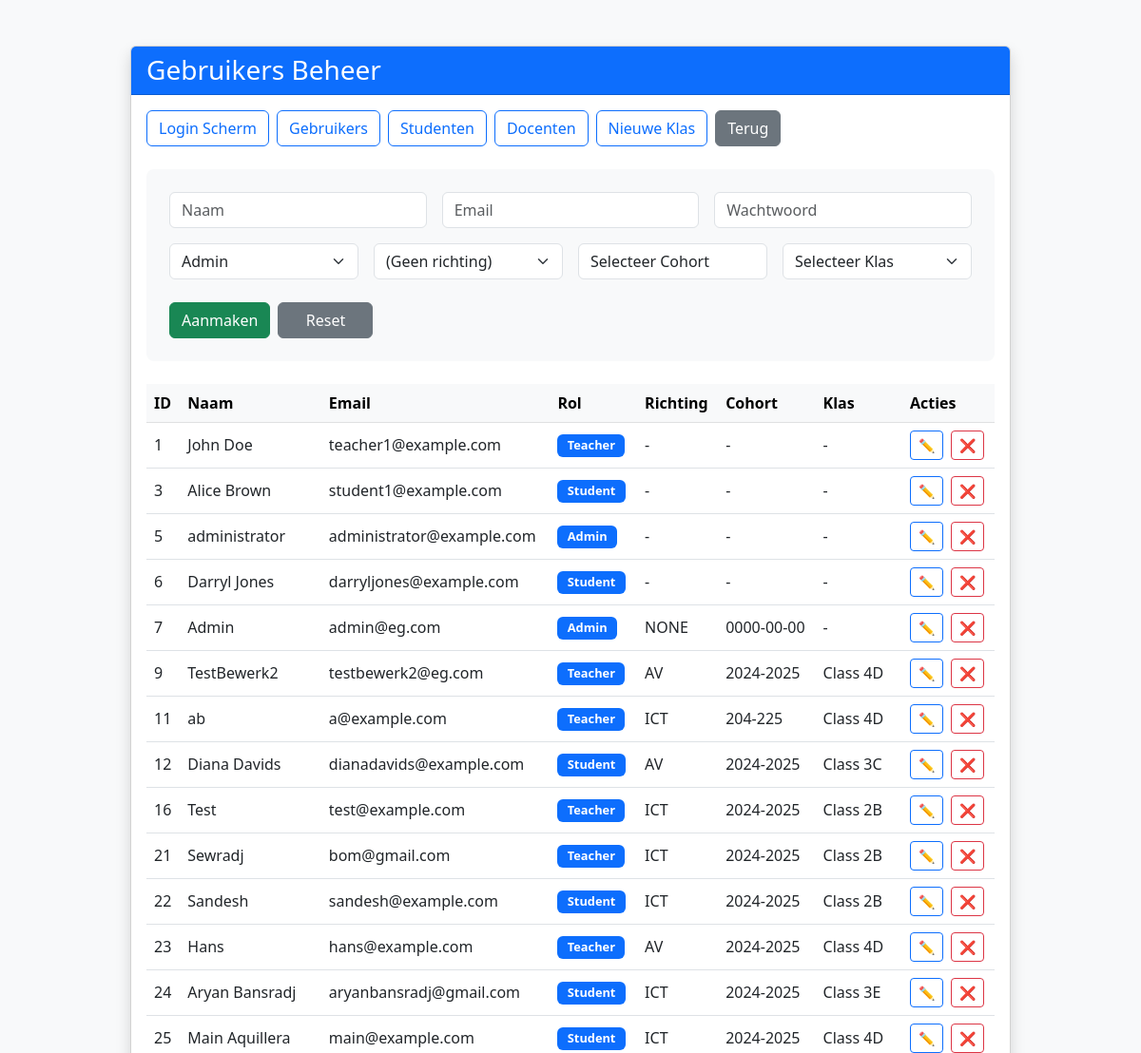
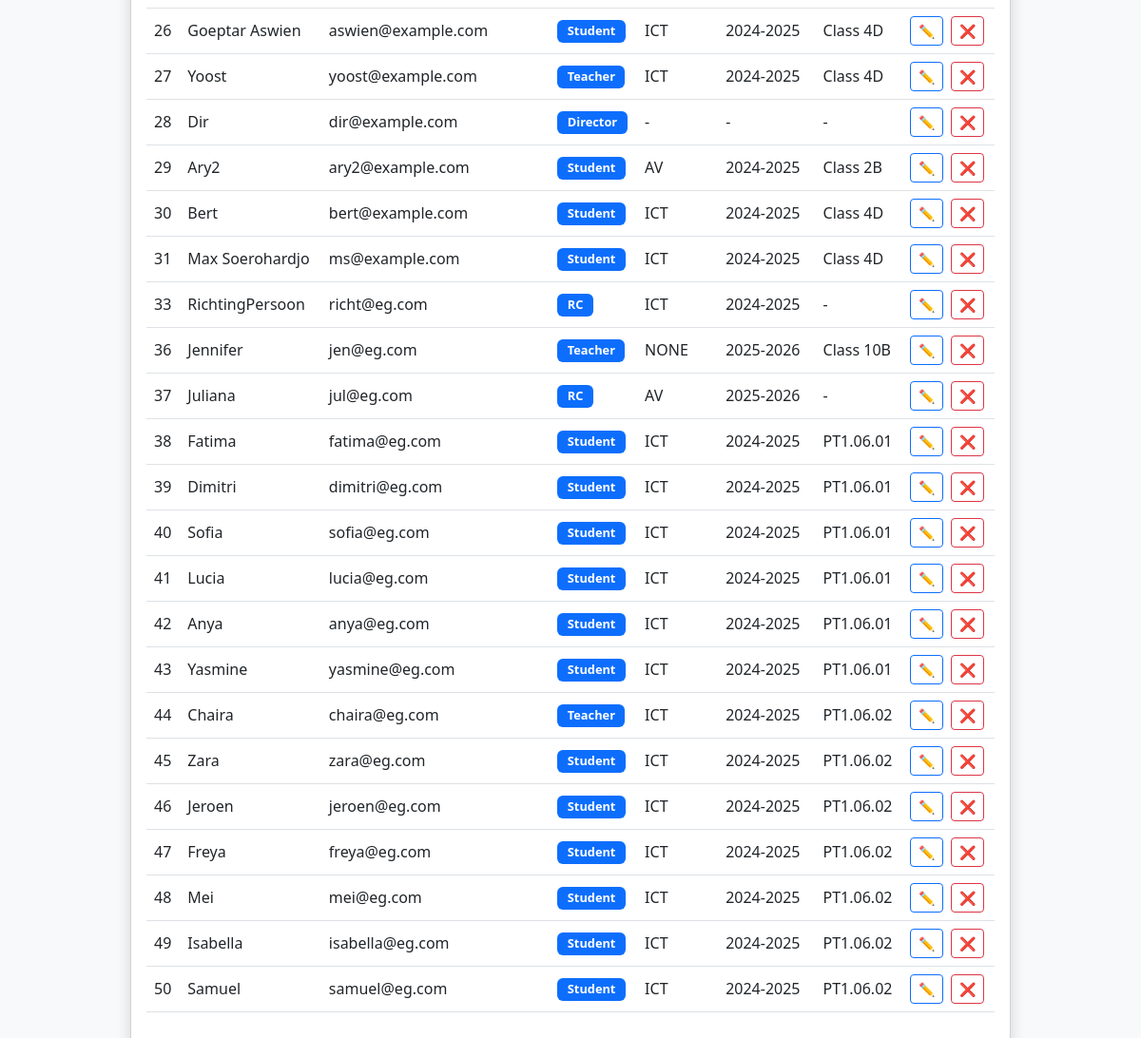
/beheerGebruikers.php, run on the app's committed database (2 pictures, top to bottom).
### tables this page shows
CREATE TABLE `users` (
  `ID` int(11) NOT NULL,
  `Name` varchar(255) NOT NULL,
  `Password` varchar(255) NOT NULL,
  `Email` varchar(255) NOT NULL,
  `RoleID` int(11) NOT NULL,
  `Richting` varchar(10) DEFAULT NULL,
  `Cohort` varchar(20) DEFAULT NULL,
  `Klas` varchar(255) DEFAULT NULL
);

### beheerGebruikers.php (the view, shortened to what this page needs)
<?php
$dbConfig = [
    'dsn' => "mysql:host=127.0.0.1;dbname=role_management_db3;charset=utf8mb4",
    'username' => "root",
    'password' => "",
    'options' => [PDO::ATTR_ERRMODE => PDO::ERRMODE_EXCEPTION]
];
try {
    $pdo = new PDO($dbConfig['dsn'], $dbConfig['username'], $dbConfig['password'], $dbConfig['options']);
} catch (PDOException $e) {
    die("Database connection failed: " . $e->getMessage());
}
$roleMapping = [
    'Admin'    => 1,
    'Teacher'  => 2,
    'Student'  => 3,
    'Director' => 4,
    'RC'       => 5
];
$inverseRoleMapping = array_flip($roleMapping);
function getClasses($pdo) {
    return $pdo->query("SELECT ClassID, ClassName FROM classes ORDER BY ClassName")->fetchAll(PDO::FETCH_ASSOC);
}
$classes = getClasses($pdo);
$users = $pdo->query("SELECT * FROM users")->fetchAll(PDO::FETCH_ASSOC);
?>
<!DOCTYPE html>
<html lang="nl">
<head>
    <link href="https://cdn.jsdelivr.net/npm/bootstrap@5.3.0/dist/css/bootstrap.min.css" rel="stylesheet">
</head>
<body class="bg-light">
    <div class="container py-5">
        <div class="row justify-content-center">
            <div class="col-lg-10">
                <div class="card card-shadow">
                    <div class="card-header bg-primary text-white">
                        <h3 class="mb-0">Gebruikers Beheer</h3>
                    </div>
                    <div class="card-body">
                        <div class="mb-4 d-flex gap-2">
                            <a href="home.html" class="btn btn-outline-primary">Login Scherm</a>
                            <a href="beheerGebruikers.php" class="btn btn-outline-primary">Gebruikers</a>
                            <a href="beheerStud.php" class="btn btn-outline-primary">Studenten</a>
                            <a href="beheerDocent.php" class="btn btn-outline-primary">Docenten</a>
                            <a href="create_class.php" class="btn btn-outline-primary">Nieuwe Klas</a>
                            <button type="button" onclick="history.back()" class="btn btn-secondary">Terug</button>
                        </div>
                        <form method="POST" class="form-section p-4 mb-4">
                            <div class="row g-3 mb-3">
                                <div class="col-md-4">
                                    <input type="text" name="name" class="form-control" placeholder="Naam" required>
                                </div>
                                <div class="col-md-4">
                                    <input type="email" name="email" class="form-control" placeholder="Email" required>
                                </div>
                                <div class="col-md-4">
                                    <input type="password" name="password" class="form-control"
                                           placeholder="Wachtwoord" id="passwordField" required>
                                </div>
                            </div>
                            <div class="row g-3 align-items-end">
                                <div class="col-md-3">
                                    <select name="role" id="role" class="form-select" required onchange="roleChanged()">
                                        <?php foreach($roleMapping as $role => $id): ?>
                                            <option value="<?= $role ?>"><?= $role ?></option>
                                        <?php endforeach; ?>
                                    </select>
                                </div>
                                <div class="col-md-3" id="richtingContainer">
                                    <select name="richting" class="form-select">
                                        <option value="NONE">(Geen richting)</option>
                                    </select>
                                </div>
                                <div class="col-md-3" id="cohortContainer">
    <select name="cohort" class="form-control">
        <option value="">Selecteer Cohort</option>
    </select>
</div>
                                <div class="col-md-3" id="klasContainer">
                                    <select name="klas" class="form-select">
                                        <option value="">Selecteer Klas</option>
                                    </select>
                                </div>
                            </div>
                            <div class="action-buttons mt-4 d-flex gap-2">
                                <button type="submit" name="create" class="btn btn-success">Aanmaken</button>
                                <button type="reset" class="btn btn-secondary">Reset</button>
                            </div>
                        </form>
                        <div class="table-responsive">
                            <table class="table table-hover align-middle">
                                <thead class="table-light">
                                    <tr>
                                        <th>ID</th>
                                        <th>Naam</th>
                                        <th>Email</th>
                                        <th>Rol</th>
                                        <th>Richting</th>
                                        <th>Cohort</th>
                                        <th>Klas</th>
                                        <th>Acties</th>
                                    </tr>
                                </thead>
                                <tbody>
                                    <?php foreach ($users as $user): ?>
                                        <tr>
                                            <td><?= $user['ID'] ?></td>
                                            <td><?= htmlspecialchars($user['Name']) ?></td>
                                            <td><?= htmlspecialchars($user['Email']) ?></td>
                                            <td>
                                                <span class="role-badge badge bg-primary">
                                                    <?= $inverseRoleMapping[$user['RoleID']] ?? 'Onbekend' ?>
                                                </span>
                                            </td>
                                            <td><?= htmlspecialchars($user['Richting'] ?? '-') ?></td>
                                            <td><?= htmlspecialchars($user['Cohort'] ?? '-') ?></td>
                                            <td>
                                                <?php if($user['Klas']): ?>
                                                    <?= array_column($classes, 'ClassName', 'ClassID')[$user['Klas']] ?? '-' ?>
                                                <?php else: ?>
                                                    -
                                                <?php endif; ?>
                                            </td>
                                            <td>
                                                <button onclick="editUser(<?= htmlspecialchars(json_encode($user), ENT_QUOTES) ?>)"
                                                    class="btn btn-sm btn-outline-primary me-1">
                                                    ✏️
                                                </button>
                                                <form method="POST" class="d-inline">
                                                    <button type="submit" name="delete"
                                                            class="btn btn-sm btn-outline-danger"
                                                            onclick="return confirm('Weet u het zeker?')">
                                                        ❌
                                                    </button>
                                                </form>
                                            </td>
                                        </tr>
                                    <?php endforeach; ?>
                                </tbody>
                            </table>
                        </div>
                    </div>
                </div>
            </div>
        </div>
    </div>
</body>
</html>

### beheerGebruikers.php (style rules this page uses)
.card-shadow { box-shadow: 0 0.5rem 1rem rgba(0,0,0,0.15); }
.form-section { background: #f8f9fa; border-radius: 0.5rem; }
.role-badge { font-size: 0.8rem; padding: 0.35rem 0.65rem; }
.action-buttons .btn { min-width: 100px; }

### data on the page
users: ID "1", Name "John Doe", Email "teacher1@example.com", RoleID "Teacher", Richting "-", Cohort "-"
users: ID "3", Name "Alice Brown", Email "student1@example.com", RoleID "Student", Richting "-", Cohort "-"
users: ID "5", Name "administrator", Email "administrator@example.com", RoleID "Admin", Richting "-", Cohort "-"
users: ID "6", Name "Darryl Jones", Email "darryljones@example.com", RoleID "Student", Richting "-", Cohort "-"
users: ID "7", Name "Admin", Email "admin@eg.com", RoleID "Admin", Richting "NONE", Cohort "0000-00-00"
users: ID "9", Name "TestBewerk2", Email "testbewerk2@eg.com", RoleID "Teacher", Richting "AV", Cohort "2024-2025", Klas "Class 4D"
users: ID "11", Name "ab", Email "a@example.com", RoleID "Teacher", Richting "ICT", Cohort "204-225", Klas "Class 4D"
users: ID "12", Name "Diana Davids", Email "dianadavids@example.com", RoleID "Student", Richting "AV", Cohort "2024-2025", Klas "Class 3C"
users: ID "16", Name "Test", Email "test@example.com", RoleID "Teacher", Richting "ICT", Cohort "2024-2025", Klas "Class 2B"
users: ID "21", Name "Sewradj", Email "bom@gmail.com", RoleID "Teacher", Richting "ICT", Cohort "2024-2025", Klas "Class 2B"
users: ID "22", Name "Sandesh", Email "sandesh@example.com", RoleID "Student", Richting "ICT", Cohort "2024-2025", Klas "Class 2B"
users: ID "23", Name "Hans", Email "hans@example.com", RoleID "Teacher", Richting "AV", Cohort "2024-2025", Klas "Class 4D"
users: ID "24", Name "Aryan Bansradj", Email "aryanbansradj@gmail.com", RoleID "Student", Richting "ICT", Cohort "2024-2025", Klas "Class 3E"
users: ID "25", Name "Main Aquillera", Email "main@example.com", RoleID "Student", Richting "ICT", Cohort "2024-2025", Klas "Class 4D"
users: ID "26", Name "Goeptar Aswien", Email "aswien@example.com", RoleID "Student", Richting "ICT", Cohort "2024-2025", Klas "Class 4D"
users: ID "27", Name "Yoost", Email "yoost@example.com", RoleID "Teacher", Richting "ICT", Cohort "2024-2025", Klas "Class 4D"
users: ID "28", Name "Dir", Email "dir@example.com", RoleID "Director", Richting "-", Cohort "-"
users: ID "29", Name "Ary2", Email "ary2@example.com", RoleID "Student", Richting "AV", Cohort "2024-2025", Klas "Class 2B"
users: ID "30", Name "Bert", Email "bert@example.com", RoleID "Student", Richting "ICT", Cohort "2024-2025", Klas "Class 4D"
users: ID "31", Name "Max Soerohardjo", Email "ms@example.com", RoleID "Student", Richting "ICT", Cohort "2024-2025", Klas "Class 4D"
users: ID "33", Name "RichtingPersoon", Email "richt@eg.com", RoleID "RC", Richting "ICT", Cohort "2024-2025"
users: ID "36", Name "Jennifer", Email "jen@eg.com", RoleID "Teacher", Richting "NONE", Cohort "2025-2026", Klas "Class 10B"
users: ID "37", Name "Juliana", Email "jul@eg.com", RoleID "RC", Richting "AV", Cohort "2025-2026"
users: ID "38", Name "Fatima", Email "fatima@eg.com", RoleID "Student", Richting "ICT", Cohort "2024-2025", Klas "PT1.06.01"
users: ID "39", Name "Dimitri", Email "dimitri@eg.com", RoleID "Student", Richting "ICT", Cohort "2024-2025", Klas "PT1.06.01"
users: ID "40", Name "Sofia", Email "sofia@eg.com", RoleID "Student", Richting "ICT", Cohort "2024-2025", Klas "PT1.06.01"
users: ID "41", Name "Lucia", Email "lucia@eg.com", RoleID "Student", Richting "ICT", Cohort "2024-2025", Klas "PT1.06.01"
users: ID "42", Name "Anya", Email "anya@eg.com", RoleID "Student", Richting "ICT", Cohort "2024-2025", Klas "PT1.06.01"
users: ID "43", Name "Yasmine", Email "yasmine@eg.com", RoleID "Student", Richting "ICT", Cohort "2024-2025", Klas "PT1.06.01"
users: ID "44", Name "Chaira", Email "chaira@eg.com", RoleID "Teacher", Richting "ICT", Cohort "2024-2025", Klas "PT1.06.02"
users: ID "45", Name "Zara", Email "zara@eg.com", RoleID "Student", Richting "ICT", Cohort "2024-2025", Klas "PT1.06.02"
users: ID "46", Name "Jeroen", Email "jeroen@eg.com", RoleID "Student", Richting "ICT", Cohort "2024-2025", Klas "PT1.06.02"
users: ID "47", Name "Freya", Email "freya@eg.com", RoleID "Student", Richting "ICT", Cohort "2024-2025", Klas "PT1.06.02"
users: ID "48", Name "Mei", Email "mei@eg.com", RoleID "Student", Richting "ICT", Cohort "2024-2025", Klas "PT1.06.02"
users: ID "49", Name "Isabella", Email "isabella@eg.com", RoleID "Student", Richting "ICT", Cohort "2024-2025", Klas "PT1.06.02"
users: ID "50", Name "Samuel", Email "samuel@eg.com", RoleID "Student", Richting "ICT", Cohort "2024-2025", Klas "PT1.06.02"

### other printed values
form field role "Admin"
